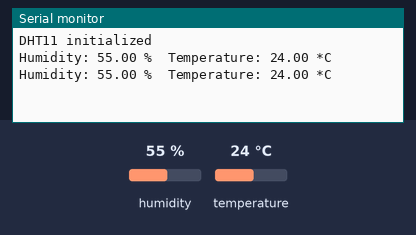
Bench run of a program on a simulated Arduino Uno R4 WiFi. Parts: the last lines printed to the serial monitor. Inputs (shaded band) come from the test bench; at power-on: humidity 55 %, temperature 24 °C.

Above: at 2.8 s.
2.9 s: humidity set to 22 %
At 5.3 s:
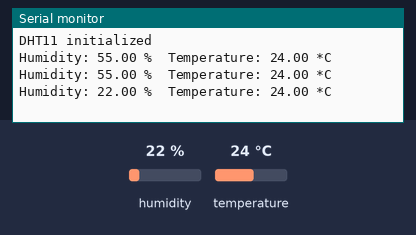
5.6 s: temperature set to 12 °C
At 6.7 s:
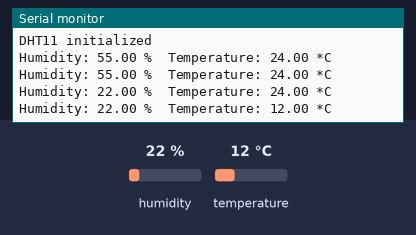
8.3 s: humidity set to 40 %
At 11.4 s:
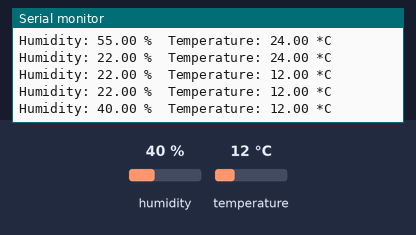
Timing chart, 0 to 12.9 s (numbered marks = the images above; inputs shaded):
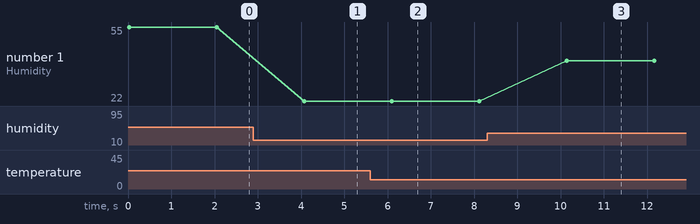

The program:

main.cpp
```cpp
#include <Arduino.h>
#include <DHT.h>
#define DHTPIN 2     // Digital pin connected to the DHT sensor
#define DHTTYPE DHT11 // DHT 11
DHT dht(DHTPIN, DHTTYPE);
void setup() {
// write your initialization code here
    Serial.begin(9600);
    dht.begin();
    Serial.println("DHT11 initialized");
}

void loop() {
// write your code here
    float humidity = dht.readHumidity();
    float temperature = dht.readTemperature();
    if (isnan(humidity) || isnan(temperature)) {
        Serial.println("Failed to read from DHT sensor!");
        delay(2000);
        return;
    }
    Serial.print("Humidity: ");
    Serial.print(humidity);
    Serial.print(" %\t");
    Serial.print("Temperature: ");
    Serial.print(temperature);
    Serial.println(" *C");
    delay(2000);
}
```

Measured:
- after the input at 2.9 s, the serial monitor: prints a new line after 1.2 s (image 1)
- after the input at 5.6 s, the serial monitor: prints a new line after 0.49 s (image 2)
- after the input at 8.3 s, the serial monitor: prints a new line after 1.8 s (image 3)
- plotted number 1: 55 → 22 after the input at 2.9 s, 22 → 40 after the input at 8.3 s
